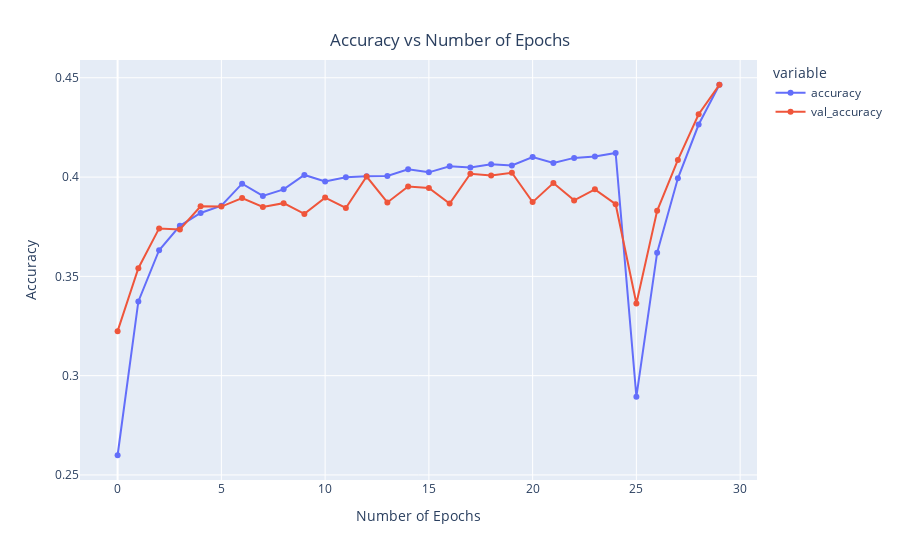

Notebook cell for this chart:
### Markdown cell above
## Training plots

### Code cell
x = px.line(data_frame= history , y= ["accuracy" , "val_accuracy"] ,markers = True )
x.update_xaxes(title="Number of Epochs")
x.update_yaxes(title = "Accuracy")
x.update_layout(showlegend = True,
    title = {
        'text': 'Accuracy vs Number of Epochs',
        'y':0.94,
        'x':0.5,
        'xanchor': 'center',
        'yanchor': 'top'})
x.show()

### Figure 1 — Plotly figure (JSON) as saved in the notebook; plotly's stock layout.template omitted (floating-point values rounded to 4 significant figures)
{"data": [{"hovertemplate": "variable=accuracy<br>index=%{x}<br>value=%{y}<extra></extra>", "legendgroup": "accuracy", "line": {"color": "#636efa", "dash": "solid"}, "marker": {"symbol": "circle"}, "mode": "lines+markers", "name": "accuracy", "orientation": "v", "showlegend": true, "type": "scatter", "x": [0, 1, 2, 3, 4, 5, 6, 7, 8, 9, 10, 11, 12, 13, 14, 15, 16, 17, 18, 19, 20, 21, 22, 23, 24, 25, 26, 27, 28, 29], "xaxis": "x", "y": [0.2599, 0.3374, 0.3632, 0.3754, 0.3819, 0.3856, 0.3967, 0.3905, 0.3938, 0.4011, 0.3978, 0.3999, 0.4004, 0.4005, 0.4039, 0.4024, 0.4054, 0.4048, 0.4064, 0.4059, 0.4101, 0.4071, 0.4097, 0.4104, 0.4121, 0.2894, 0.3619, 0.3994, 0.4265, 0.4465], "yaxis": "y"}, {"hovertemplate": "variable=val_accuracy<br>index=%{x}<br>value=%{y}<extra></extra>", "legendgroup": "val_accuracy", "line": {"color": "#EF553B", "dash": "solid"}, "marker": {"symbol": "circle"}, "mode": "lines+markers", "name": "val_accuracy", "orientation": "v", "showlegend": true, "type": "scatter", "x": [0, 1, 2, 3, 4, 5, 6, 7, 8, 9, 10, 11, 12, 13, 14, 15, 16, 17, 18, 19, 20, 21, 22, 23, 24, 25, 26, 27, 28, 29], "xaxis": "x", "y": [0.3224, 0.3541, 0.3742, 0.3736, 0.3853, 0.3851, 0.3895, 0.385, 0.3869, 0.3815, 0.3897, 0.3844, 0.4003, 0.3872, 0.3952, 0.3945, 0.3867, 0.4017, 0.4008, 0.4022, 0.3874, 0.397, 0.3883, 0.3938, 0.3863, 0.3364, 0.383, 0.4086, 0.4316, 0.4464], "yaxis": "y"}], "layout": {"legend": {"title": {"text": "variable"}, "tracegroupgap": 0}, "margin": {"t": 60}, "showlegend": true, "title": {"text": "Accuracy vs Number of Epochs", "x": 0.5, "xanchor": "center", "y": 0.94, "yanchor": "top"}, "xaxis": {"anchor": "y", "domain": [0, 1], "title": {"text": "Number of Epochs"}}, "yaxis": {"anchor": "x", "domain": [0, 1], "title": {"text": "Accuracy"}}}}
